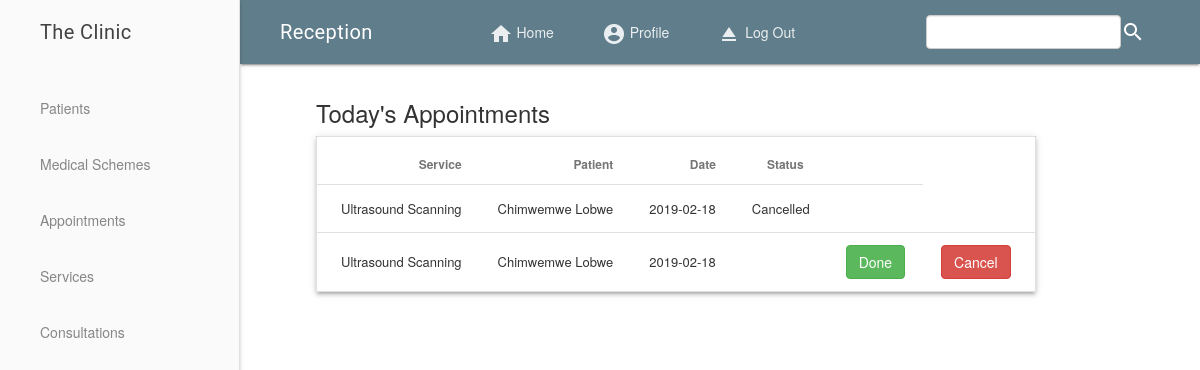
The page /reception/home.php on the database its author committed.
### tables this page shows
CREATE TABLE `appointments` (
  `app_id` int(11) NOT NULL,
  `service_id` int(11) NOT NULL,
  `patient_id` int(11) NOT NULL,
  `patient_name` varchar(30) DEFAULT NULL,
  `appointment_day` date DEFAULT NULL,
  `status` varchar(20) DEFAULT NULL,
  `reminder` date DEFAULT NULL
);

CREATE TABLE `services` (
  `service_id` int(11) NOT NULL,
  `service_name` varchar(30) NOT NULL,
  `charge` int(10) NOT NULL
);

### reception/home.php (the view, shortened to what this page needs)
<?php
	include "header.php";
?>
 <main class="mdl-layout__content" style="padding-left: 5%;">
	<div class="mdl-grid">
		<div class="mdl-cell mdl-cell--7-col" id="home">
 	<?php
		$apps = mysqli_query($db, "SELECT CONCAT(patients.fname, ' ', patients.lname) AS patient, services.service_name AS services, appointments.app_id AS id, appointments.appointment_day AS day, appointments.status FROM patients, services, appointments WHERE patients.patient_id = appointments.patient_id AND services.service_id = appointments.service_id AND appointments.appointment_day = CURDATE() ORDER BY patients.lname");
		if($apps == TRUE){
			$countdata = mysqli_num_rows($apps);
            if($countdata >= 1) {
			echo "
			<h3> Today's Appointments </h3>
			<table class='mdl-data-table mdl-js-data-table mdl-shadow--3dp'>
						<thead>
						<tr>
						<th> Service</th>
						<th> Patient </th>
						<th> Date </th>
						<th> Status </th>
						</tr> </thead> ";
				echo "<tbody>";
			while ($approws = mysqli_fetch_assoc($apps)) {
				$id = $approws['id'];
				echo"<tr>";
				echo "<td class='mdl-data-table__cell--non-numeric' data-id1='".$approws['id']."'>". $approws['services'] . "</td>";
				echo "<td class='mdl-data-table__cell--non-numeric' data-id2='".$approws['id']."'>". $approws['patient'] . "</td>";
				echo "<td class='mdl-data-table__cell--non-numeric' data-id3='".$approws['id']."'>". $approws['day'] . "</td>";
				echo "<td class='mdl-data-table__cell--non-numeric' data-id4='".$approws['id']."'>". $approws['status'] . "</td>";
				echo "<td>"; if(empty($approws['status'])) { echo "<a class='btn btn-success' href='appointment.php?done=$id'> Done </a> </td>"; echo "<td><a class='btn btn-danger' href='appointment.php?cancel=$id'> Cancel </a>";}"</td> ";
				echo "</tr>";
				}
				echo "</tbody>";
				echo "</table>";
			} else {
					echo "<h3> No appointments today </h3>";
				}
	}
	?>
</div>
</div>
  </main>
</div>

### rows shown on the page
appointments: service.service_name "Ultrasound Scanning", patient "Chimwemwe Lobwe", appointment_day "2019-02-18", status "Cancelled"
appointments: service.service_name "Ultrasound Scanning", patient "Chimwemwe Lobwe", appointment_day "2019-02-18"
